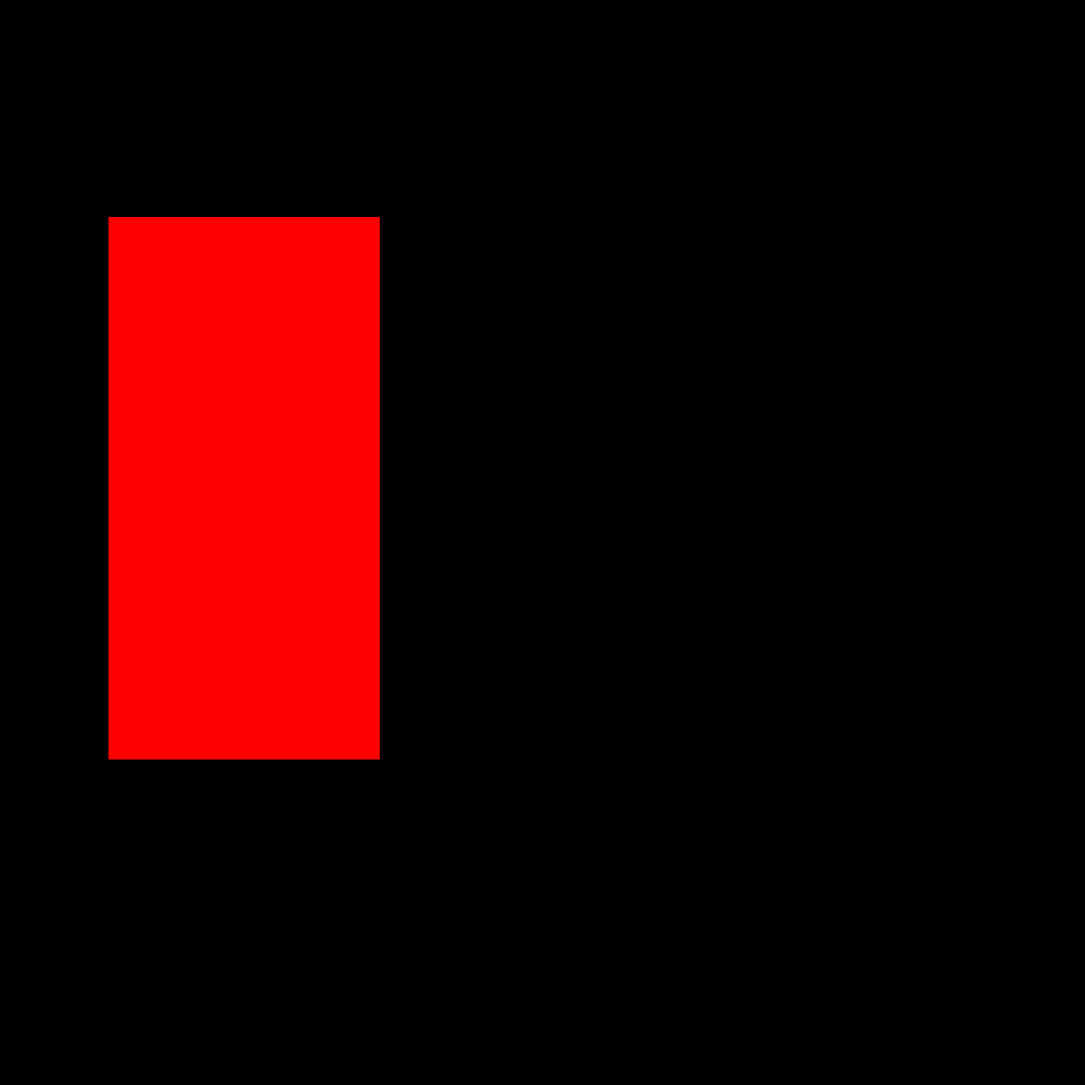
Frame 1 (no input)
Frame 60 (the mouse pressed at the canvas centre just before this capture): identical to frame 1, image omitted
Frame 120 (the mouse held since frame 60 and released just before this capture): identical to frame 1, image omitted

The Processing sketch that drew this single still picture (run headless with seeded random() and noise(); from frame 60 on, the mouse is pressed at the canvas centre):

// Processing sketch: day_3_9_5_2017_note1
// ── day_3_9_5_2017_note1.pde
void setup(){
  size(1500,1500);
  background(0); //black background
}

void draw(){
  background(0); 
  //draw the menue
  fill(255,0,0);
  noStroke();
  //creat a variable "x"which is of type
  //floa, which means it has a decimall point
  //then use the equal sign to give it a value
  float x = .1 * width;
  float y = .2*height;
  float w = .25*width;
  float h = .5*height;
  //rect(50,100,125,300);
  rect(x,y,w,h);
}
